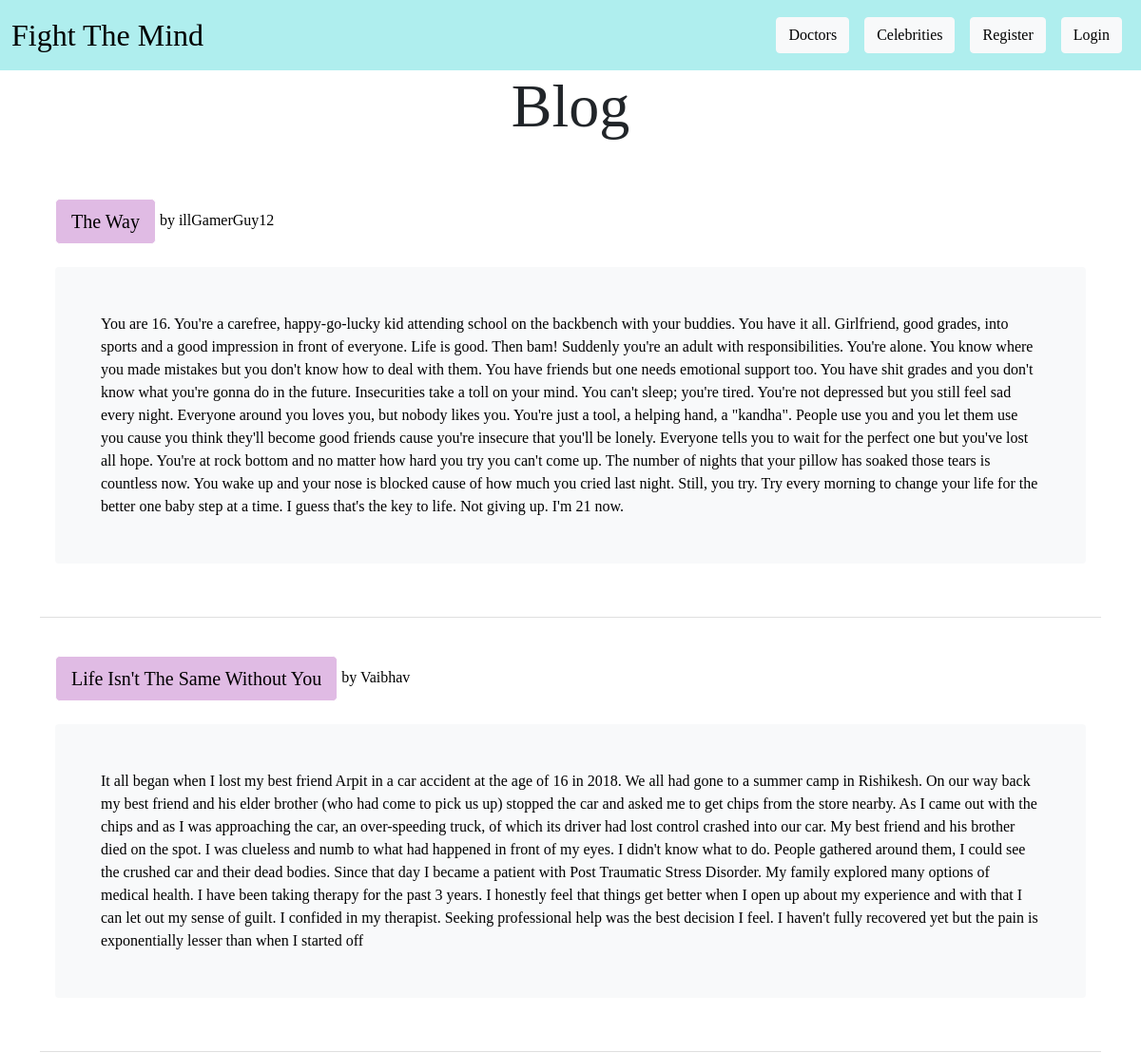
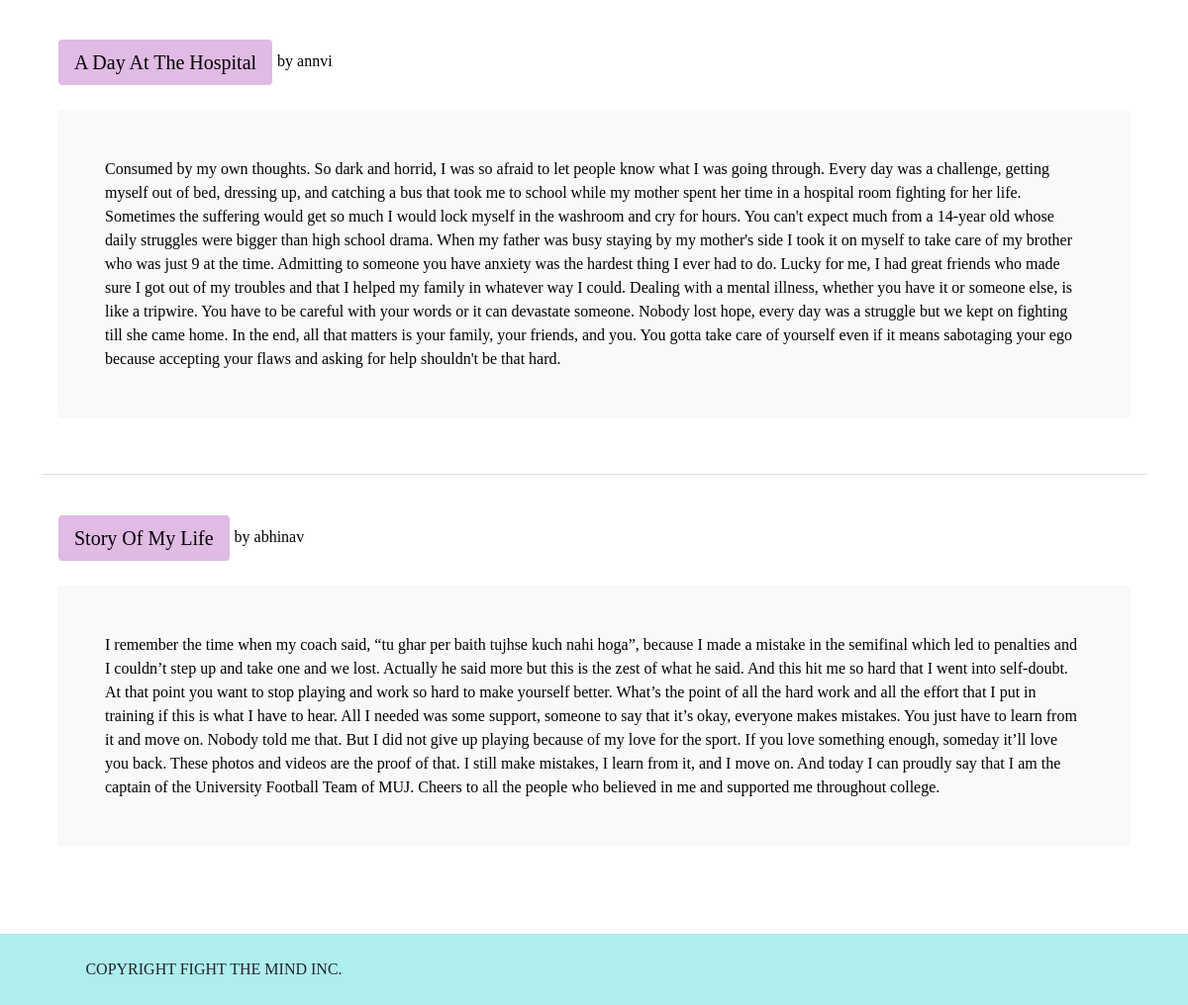
The page / on the database its author committed (2 pictures, top to bottom).
### picblog/models.py (models this page shows, shortened)
class Post(models.Model):
    title= models.CharField(max_length=255)
    author= models.ForeignKey(User, on_delete=models.CASCADE)
    body = models.TextField()
    header_image = models.ImageField(upload_to="images/")

### picblog/views.py (the view)
# urls.py: path('',HomeView.as_view(),name="home"),
class HomeView(ListView):
    model = Post
    template_name= 'home.html'
    ordering=['-id']

### picblog/templates/home.html (shortened to what this page needs)
{% extends "base.html" %} {% block content %}
<h1 style="margin-bottom: 50px; text-align: center; font-size: 4rem;">Blog</h1>
<ul class="list-group list-group-flush" style="color: black;">
	{% for post in object_list %}
	<li class="list-group-item" style="margin-bottom: 2rem; color: black" >
		<a style="color: white;"href="{% url 'post' post.pk%}" class="btn btn-primary btn-lg"
			>{{post.title}}
		</a>
		by {{post.author.username}}
		<br />
		<br />
		<div  class="bg-light p-5 rounded">{{post.body}}</div>
		<br />
		<br />
	</li>
	{% endfor %}
</ul>
{% endblock %}

### picblog/templates/base.html (style rules this page uses)
* { font-family: 'Vollkorn', serif; }

### picblog/templates/home.html (style rules this page uses)
a { color: black !important; }
.btn-primary { background-color: #E0BBE4 !important; border-color: white !important; }

### rows shown on the page
Post: title "The Way", author.username "illGamerGuy12", body "You are 16. You're a carefree, happy-go-lucky kid attending school on the backbench with your buddies. You have it all. Girlfriend, good grades, into sports and a good impression in front of everyone. Life is good. Then bam! Suddenly you're an adult with responsibilities. You're alone. You know where you made mistakes but you don't know how to deal with them. You have friends but one needs emotional support too. You have shit grades and you don't know what you're gonna do in the future. Insecurities take a toll on your mind. You can't sleep; you're tired. You're not depressed but you still feel sad every night. Everyone around you loves you, but nobody likes you. You're just a tool, a…"
Post: title "Life Isn't The Same Without You", author.username "Vaibhav", body "It all began when I lost my best friend Arpit in a car accident at the age of 16 in 2018. We all had gone to a summer camp in Rishikesh. On our way back my best friend and his elder brother (who had come to pick us up) stopped the car and asked me to get chips from the store nearby. As I came out with the chips and as I was approaching the car, an over-speeding truck, of which its driver had lost control crashed into our car. My best friend and his brother died on the spot. I was clueless and numb to what had happened in front of my eyes. I didn't know what to do. People gathered around them, I could see the crushed car and their dead bodies. Since that day I became a patient with Post…"
Post: title "A Day At The Hospital", author.username "annvi", body "Consumed by my own thoughts. So dark and horrid, I was so afraid to let people know what I was going through. Every day was a challenge, getting myself out of bed, dressing up, and catching a bus that took me to school while my mother spent her time in a hospital room fighting for her life. Sometimes the suffering would get so much I would lock myself in the washroom and cry for hours. You can't expect much from a 14-year old whose daily struggles were bigger than high school drama. When my father was busy staying by my mother's side I took it on myself to take care of my brother who was just 9 at the time. Admitting to someone you have anxiety was the hardest thing I ever had to do. Lucky…"
Post: title "Story Of My Life", author.username "abhinav", body "I remember the time when my coach said, “tu ghar per baith tujhse kuch nahi hoga”, because I made a mistake in the semifinal which led to penalties and I couldn’t step up and take one and we lost. Actually he said more but this is the zest of what he said. And this hit me so hard that I went into self-doubt. At that point you want to stop playing and work so hard to make yourself better. What’s the point of all the hard work and all the effort that I put in training if this is what I have to hear. All I needed was some support, someone to say that it’s okay, everyone makes mistakes. You just have to learn from it and move on. Nobody told me that. But I did not give up playing because of my…"
